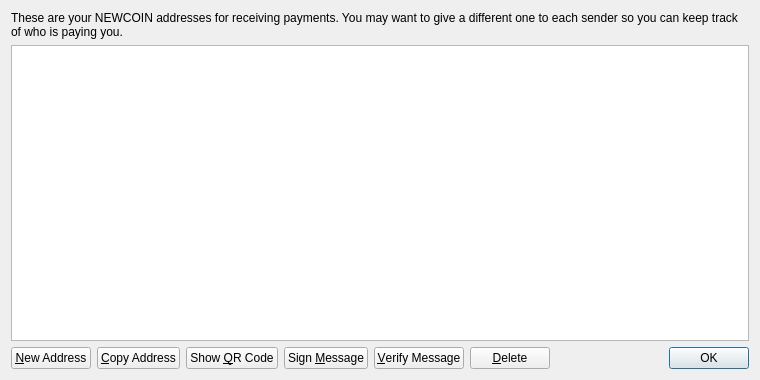
<?xml version="1.0" encoding="UTF-8"?>
<ui version="4.0">
 <class>AddressBookPage</class>
 <widget class="QWidget" name="AddressBookPage">
  <property name="geometry">
   <rect>
    <x>0</x>
    <y>0</y>
    <width>760</width>
    <height>380</height>
   </rect>
  </property>
  <property name="windowTitle">
   <string>Address Book</string>
  </property>
  <layout class="QVBoxLayout" name="verticalLayout">
   <item>
    <widget class="QLabel" name="labelExplanation">
     <property name="text">
      <string>These are your NEWCOIN addresses for receiving payments. You may want to give a different one to each sender so you can keep track of who is paying you.</string>
     </property>
     <property name="textFormat">
      <enum>Qt::PlainText</enum>
     </property>
     <property name="wordWrap">
      <bool>true</bool>
     </property>
    </widget>
   </item>
   <item>
    <widget class="QTableView" name="tableView">
     <property name="contextMenuPolicy">
      <enum>Qt::CustomContextMenu</enum>
     </property>
     <property name="toolTip">
      <string>Double-click to edit address or label</string>
     </property>
     <property name="tabKeyNavigation">
      <bool>false</bool>
     </property>
     <property name="alternatingRowColors">
      <bool>true</bool>
     </property>
     <property name="selectionMode">
      <enum>QAbstractItemView::SingleSelection</enum>
     </property>
     <property name="selectionBehavior">
      <enum>QAbstractItemView::SelectRows</enum>
     </property>
     <property name="sortingEnabled">
      <bool>true</bool>
     </property>
     <attribute name="verticalHeaderVisible">
      <bool>false</bool>
     </attribute>
    </widget>
   </item>
   <item>
    <layout class="QHBoxLayout" name="horizontalLayout">
     <item>
      <widget class="QPushButton" name="newAddressButton">
       <property name="toolTip">
        <string>Create a new address</string>
       </property>
       <property name="text">
        <string>&amp;New Address</string>
       </property>
       <property name="icon">
        <iconset resource="../bitcoin.qrc">
         <normaloff>:/icons/add</normaloff>:/icons/add</iconset>
       </property>
      </widget>
     </item>
     <item>
      <widget class="QPushButton" name="copyToClipboard">
       <property name="toolTip">
        <string>Copy the currently selected address to the system clipboard</string>
       </property>
       <property name="text">
        <string>&amp;Copy Address</string>
       </property>
       <property name="icon">
        <iconset resource="../bitcoin.qrc">
         <normaloff>:/icons/editcopy</normaloff>:/icons/editcopy</iconset>
       </property>
      </widget>
     </item>
     <item>
      <widget class="QPushButton" name="showQRCode">
       <property name="text">
        <string>Show &amp;QR Code</string>
       </property>
       <property name="icon">
        <iconset resource="../bitcoin.qrc">
         <normaloff>:/icons/qrcode</normaloff>:/icons/qrcode</iconset>
       </property>
      </widget>
     </item>
     <item>
      <widget class="QPushButton" name="signMessage">
       <property name="toolTip">
        <string>Sign a message to prove you own a NEWCOIN address</string>
       </property>
       <property name="text">
        <string>Sign &amp;Message</string>
       </property>
       <property name="icon">
        <iconset resource="../bitcoin.qrc">
         <normaloff>:/icons/edit</normaloff>:/icons/edit</iconset>
       </property>
      </widget>
     </item>
     <item>
      <widget class="QPushButton" name="verifyMessage">
       <property name="toolTip">
        <string>Verify a message to ensure it was signed with a specified NEWCOIN address</string>
       </property>
       <property name="text">
        <string>&amp;Verify Message</string>
       </property>
       <property name="icon">
        <iconset resource="../bitcoin.qrc">
         <normaloff>:/icons/transaction_0</normaloff>:/icons/transaction_0</iconset>
       </property>
      </widget>
     </item>
     <item>
      <widget class="QPushButton" name="deleteButton">
       <property name="toolTip">
        <string>Delete the currently selected address from the list</string>
       </property>
       <property name="text">
        <string>&amp;Delete</string>
       </property>
       <property name="icon">
        <iconset resource="../bitcoin.qrc">
         <normaloff>:/icons/remove</normaloff>:/icons/remove</iconset>
       </property>
      </widget>
     </item>
     <item>
      <spacer name="horizontalSpacer">
       <property name="orientation">
        <enum>Qt::Horizontal</enum>
       </property>
       <property name="sizeHint" stdset="0">
        <size>
         <width>40</width>
         <height>20</height>
        </size>
       </property>
      </spacer>
     </item>
     <item>
      <widget class="QDialogButtonBox" name="buttonBox">
       <property name="sizePolicy">
        <sizepolicy hsizetype="Maximum" vsizetype="Fixed">
         <horstretch>0</horstretch>
         <verstretch>0</verstretch>
        </sizepolicy>
       </property>
       <property name="standardButtons">
        <set>QDialogButtonBox::Ok</set>
       </property>
      </widget>
     </item>
    </layout>
   </item>
  </layout>
 </widget>
 <resources>
  <include location="../bitcoin.qrc"/>
 </resources>
 <connections/>
</ui>
